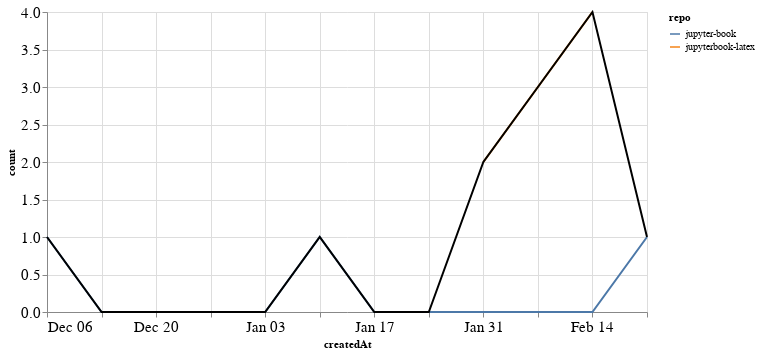

This figure's notebook cell:
### Markdown cell above
### PRs

### Code cell
prs_time = prs.groupby('repo').resample('W', on='createdAt').count()['author'].reset_index()
prs_time = prs_time.rename(columns={'author': 'count'})
prs_time_total = prs_time.groupby('createdAt').agg({"count": "sum"}).reset_index()

ch1 = alt.Chart(prs_time, width=600).mark_line().encode(
    x='createdAt',
    y='count',
    color='repo',
    tooltip="repo"
)

ch2 = alt.Chart(prs_time_total, width=600).mark_line(color="black").encode(
    x='createdAt',
    y='count',
)

ch1 + ch2

### Figure 1 — Vega-Lite specification as saved in the notebook (floating-point values rounded to 4 significant figures)
{"config": {"axisLeft": {"labelFontSize": 15}, "axisBottom": {"labelFontSize": 15}}, "layer": [{"data": {"name": "data-082ec1cdd3102fab22ea89c8669d8c1d"}, "mark": "line", "encoding": {"color": {"type": "nominal", "field": "repo"}, "tooltip": {"type": "nominal", "field": "repo"}, "x": {"type": "temporal", "field": "createdAt"}, "y": {"type": "quantitative", "field": "count"}}, "width": 600}, {"data": {"name": "data-359c9ab8f9f594c2e234ffb601b94c39"}, "mark": {"type": "line", "color": "black"}, "encoding": {"x": {"type": "temporal", "field": "createdAt"}, "y": {"type": "quantitative", "field": "count"}}, "width": 600}], "$schema": "https://vega.github.io/schema/vega-lite/v4.8.1.json", "datasets": {"data-082ec1cdd3102fab22ea89c8669d8c1d": [{"repo": "jupyter-book", "createdAt": "2020-12-06T00:00:00", "count": 1}, {"repo": "jupyter-book", "createdAt": "2020-12-13T00:00:00", "count": 0}, {"repo": "jupyter-book", "createdAt": "2020-12-20T00:00:00", "count": 0}, {"repo": "jupyter-book", "createdAt": "2020-12-27T00:00:00", "count": 0}, {"repo": "jupyter-book", "createdAt": "2021-01-03T00:00:00", "count": 0}, {"repo": "jupyter-book", "createdAt": "2021-01-10T00:00:00", "count": 1}, {"repo": "jupyter-book", "createdAt": "2021-01-17T00:00:00", "count": 0}, {"repo": "jupyter-book", "createdAt": "2021-01-24T00:00:00", "count": 0}, {"repo": "jupyter-book", "createdAt": "2021-01-31T00:00:00", "count": 0}, {"repo": "jupyter-book", "createdAt": "2021-02-07T00:00:00", "count": 0}, {"repo": "jupyter-book", "createdAt": "2021-02-14T00:00:00", "count": 0}, {"repo": "jupyter-book", "createdAt": "2021-02-21T00:00:00", "count": 1}, {"repo": "jupyterbook-latex", "createdAt": "2021-01-31T00:00:00", "count": 2}, {"repo": "jupyterbook-latex", "createdAt": "2021-02-07T00:00:00", "count": 3}, {"repo": "jupyterbook-latex", "createdAt": "2021-02-14T00:00:00", "count": 4}], "data-359c9ab8f9f594c2e234ffb601b94c39": [{"createdAt": "2020-12-06T00:00:00", "count": 1}, {"createdAt": "2020-12-13T00:00:00", "count": 0}, {"createdAt": "2020-12-20T00:00:00", "count": 0}, {"createdAt": "2020-12-27T00:00:00", "count": 0}, {"createdAt": "2021-01-03T00:00:00", "count": 0}, {"createdAt": "2021-01-10T00:00:00", "count": 1}, {"createdAt": "2021-01-17T00:00:00", "count": 0}, {"createdAt": "2021-01-24T00:00:00", "count": 0}, {"createdAt": "2021-01-31T00:00:00", "count": 2}, {"createdAt": "2021-02-07T00:00:00", "count": 3}, {"createdAt": "2021-02-14T00:00:00", "count": 4}, {"createdAt": "2021-02-21T00:00:00", "count": 1}]}}
